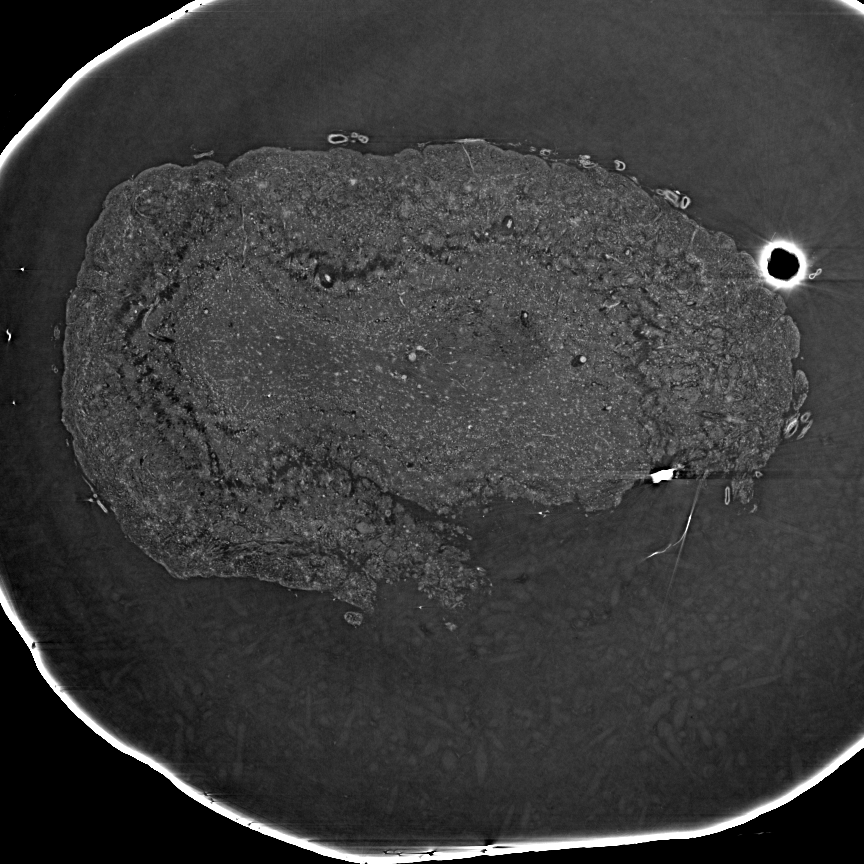
#> input picture data/test/x/reco_0011.tif, 864 x 864 px, found by its file name; its folder holds only this picture in this run
$ python prepare_cellpose.py
#> lines starting #> are read from the running program, lines starting #| are printed output that depends on the picture; after the words box and inside, x2 and y2 are one past the last pixel; in counts of white or black regions, pixels touching at a corner belong together
import os
import sys
import argparse
import numpy as np
from PIL import Image
import tifffile
import cv2
sys.path.append(os.path.abspath(os.path.join(os.path.dirname(__file__), '..')))
import configs.bce_config as config

# [22 lines left out: functions crop_center, save_images_and_masks, not called in this run]

def binarize(mask):
    mask[mask > 0] = 255
    return mask

# [25 lines left out: functions normalize_to_range, process_mask_with_conflicts, not called in this run]

def main():
    args = parse_args()
    images_dir = os.path.join(args.data_dir, 'x')
    masks_dir = os.path.join(args.data_dir, 'y')
    save_dir = args.save_dir

    for folder in ['x', 'y']:
        os.makedirs(os.path.join(save_dir, folder), exist_ok=True)

    images = []
    filenames_img = []
    masks = []
    filenames_masks = []

    for image_file in sorted(os.listdir(images_dir)):
        image_path = os.path.join(images_dir, image_file)

        image = np.array(Image.open(image_path).convert('RGB'))
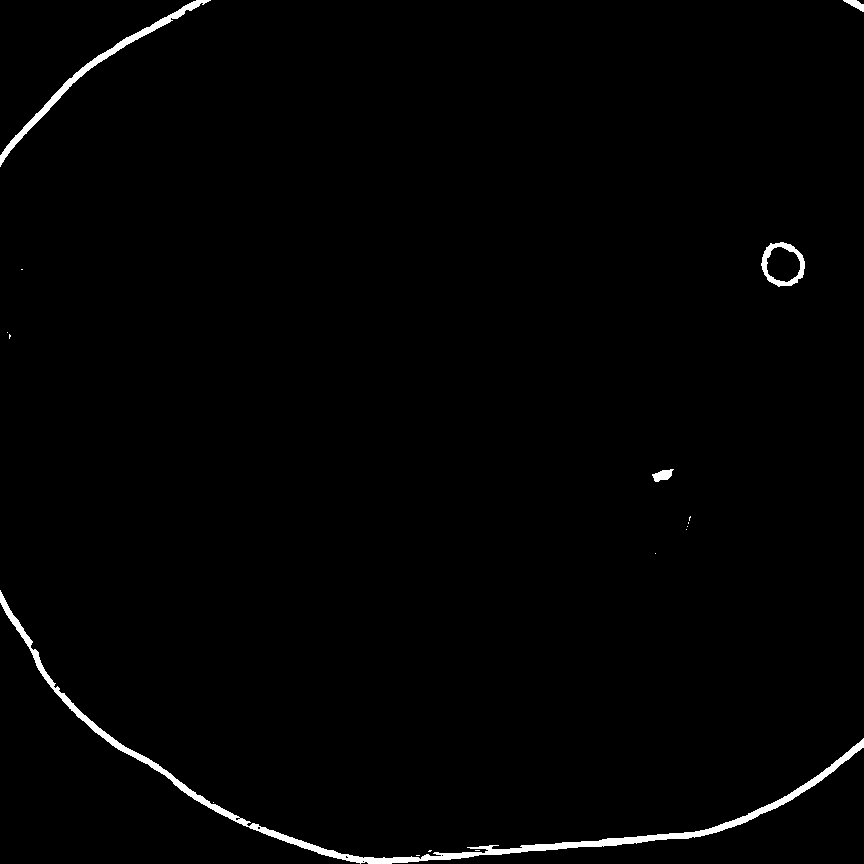
#> image: shape (864, 864, 3); values 0 (black) and 1 (white), 1.2% white; 17 white regions (12 under 20 px), largest, box (x1, y1, x2, y2) and area: (0, 590, 864, 864) 6118, (0, 0, 211, 167) 1706, (761, 242, 805, 287) 638, (652, 469, 674, 482) 172, (843, 0, 864, 12) 121
        if image.ndim > 1:
            image = np.max(image, axis=-1)

        filename_img = os.path.splitext(image_file)[0]
        filename_mask = filename_img.replace('img', 'masks')

        mask_path = os.path.join(masks_dir, f"{filename_mask}.png")

        mask = np.array(Image.open(mask_path).convert('L'))

        if image.shape[0] >= config.INPUT_HEIGHT and image.shape[1] >= config.INPUT_WIDTH and \
           mask.shape[0] >= config.INPUT_HEIGHT and mask.shape[1] >= config.INPUT_WIDTH:

            cropped_image = crop_center(image, config.INPUT_HEIGHT, config.INPUT_WIDTH)
            cropped_mask = crop_center(mask, config.INPUT_HEIGHT, config.INPUT_WIDTH)

            if cropped_image.shape == (config.INPUT_HEIGHT, config.INPUT_WIDTH) and \
               cropped_mask.shape == (config.INPUT_HEIGHT, config.INPUT_WIDTH):
                processed_mask = process_mask_with_conflicts(cropped_mask)
                images.append(cropped_image)
                masks.append(processed_mask)
                filenames_img.append(filename_img)
                filenames_masks.append(filename_mask)

    images = [normalize_to_range(image) for image in images]
    save_images_and_masks(images, filenames_img, save_dir)
    save_images_and_masks(masks, filenames_masks, save_dir, is_mask=True)

    print(f"Total saved images: {len(os.listdir(os.path.join(save_dir, 'x')))}")
    print(f"Total saved masks: {len(os.listdir(os.path.join(save_dir, 'y')))}")

def parse_args():
    parser = argparse.ArgumentParser(description="Select and process dataset.")
    parser.add_argument('-d', '--data_dir', default=r'D:\datasets\cellpose_exp\cell\test', type=str, help="Directory containing source data.")
    parser.add_argument('-s', '--save_dir', default=r'D:\datasets\луковица\experiments_data\cellpose\test', type=str, help="Directory to save output dataset.")
    return parser.parse_args()

if __name__ == "__main__":
    main()
#> (the call stopped at in main, `if image.shape[0] >= config.INPUT_HEIGHT and image.shape[1] >= config...`: configs is not available in this run)

$ run again, on data/test/x/reco_0015.tif
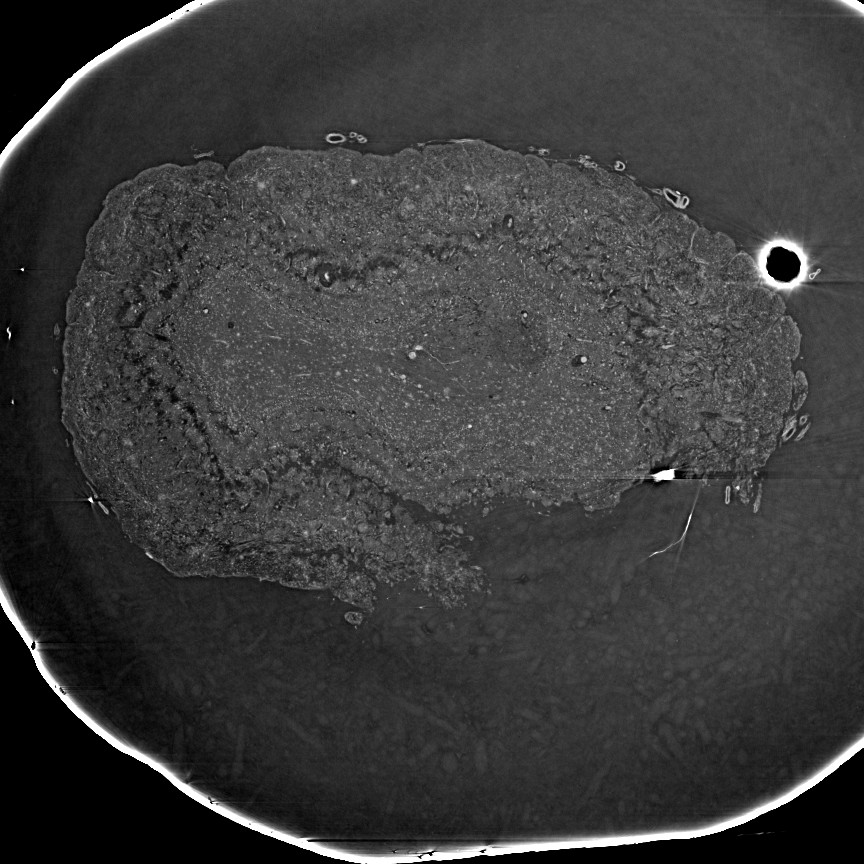
#> input picture data/test/x/reco_0015.tif, 864 x 864 px, found by its file name
#> in main, `image = np.array(Image.open(image_path).convert('RGB'))`:
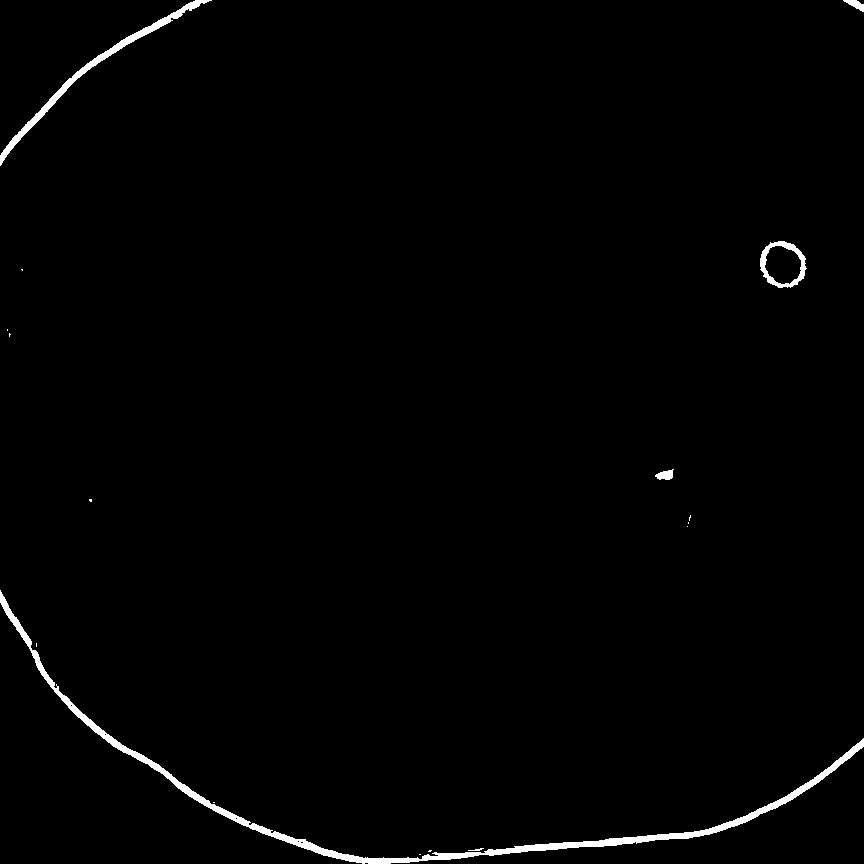
#> image: shape (864, 864, 3); values 0 (black) and 1 (white), 1.2% white; 17 white regions (11 under 20 px), largest, box (x1, y1, x2, y2) and area: (0, 590, 864, 864) 6105, (0, 0, 212, 166) 1711, (760, 241, 807, 288) 662, (655, 469, 674, 480) 136, (843, 0, 864, 12) 123, (468, 848, 484, 851) 23
